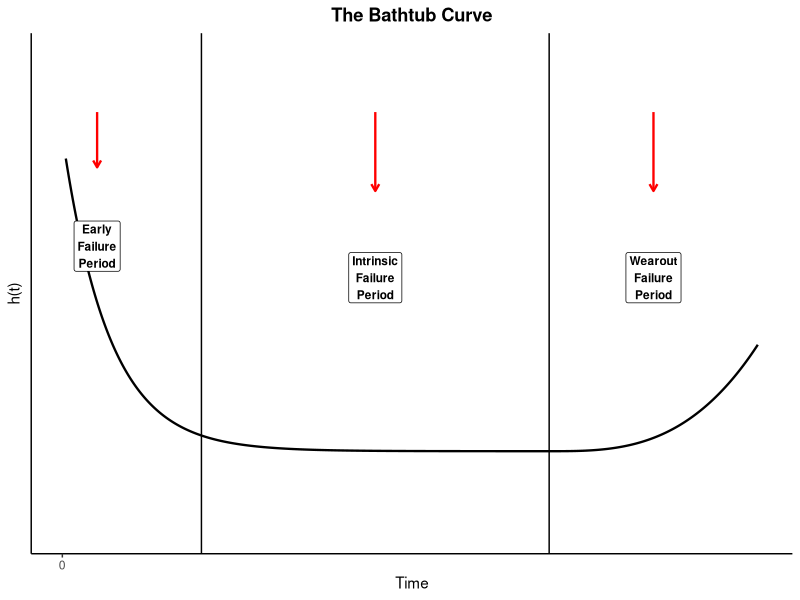

Reproduce this figure in R.
## ---- chunk 1
#| label: fig-apr-124-bathtub
#| fig-cap: "The Bathtub Curve"
#| code-fold: true
#| message: false
library(tidyverse)

t_seq <- seq(0.05, 10, length.out = 500)
h_t <- 1 + 4 * exp(-1.5 * t_seq) + ifelse(t_seq > 7, 0.05 * (t_seq - 7)^3, 0)
v1 <- 2
v2 <- 7

ggplot(tibble(t = t_seq, h = h_t), aes(t, h)) +
  geom_line(linewidth = 0.8) +
  geom_vline(xintercept = c(v1, v2), linetype = "solid") +
  annotate("segment", x = c(0.5, 4.5, 8.5), xend = c(0.5, 4.5, 8.5),
           y = c(5.3, 5.3, 5.3), yend = c(4.6, 4.3, 4.3),
           arrow = arrow(length = unit(0.2, "cm")), color = "red", linewidth = 0.8) +
  annotate("label", x = c(0.5, 4.5, 8.5), y = c(3.6, 3.2, 3.2),
           label = c("Early\nFailure\nPeriod", "Intrinsic\nFailure\nPeriod", "Wearout\nFailure\nPeriod"),
           fontface = "bold", size = 3) +
  labs(title = "The Bathtub Curve", x = "Time", y = "h(t)") +
  scale_x_continuous(breaks = 0, labels = "0") +
  coord_cartesian(ylim = c(0, 6), clip = "off") +
  theme_classic() +
  theme(
    axis.text.y = element_blank(),
    axis.ticks.y = element_blank(),
    plot.title = element_text(hjust = 0.5, face = "bold")
  )
